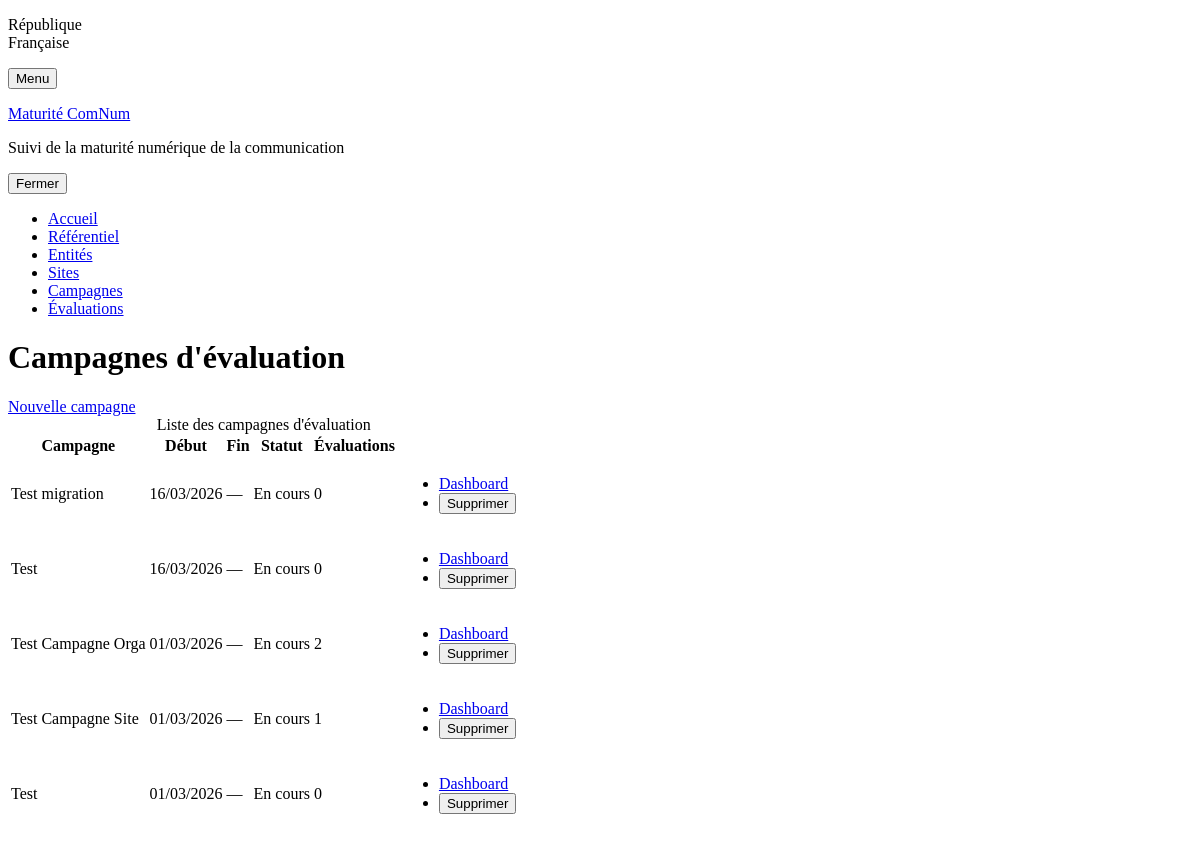
Page /campagnes on the earlier database version.
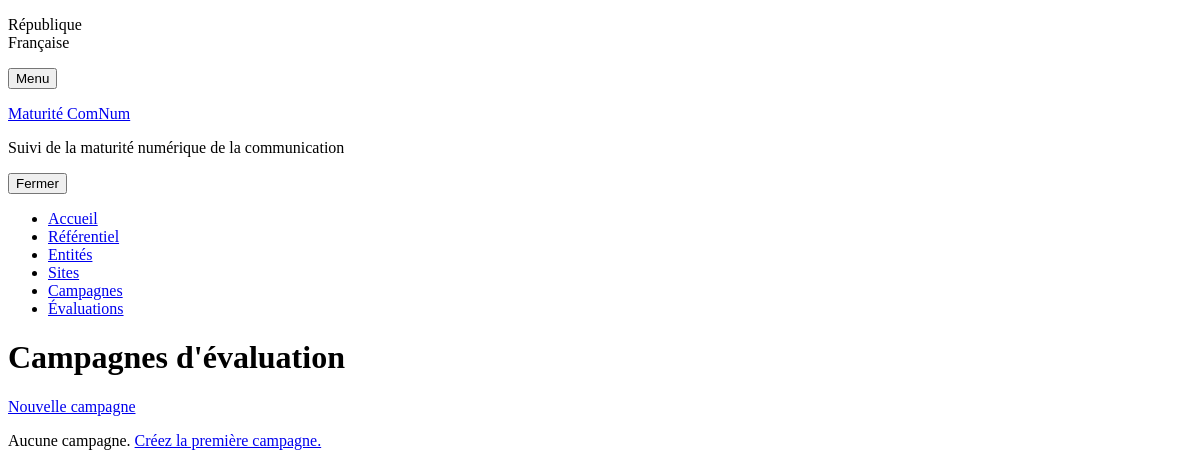
Same page on the later database version.
### webapp/models.py (models this page shows, shortened)
class Campagne(db.Model):
    __tablename__ = "campagne"
    id = db.Column(db.Integer, primary_key=True)
    label = db.Column(db.String(100), nullable=False)
    date_debut = db.Column(db.Date, nullable=False)
    date_fin = db.Column(db.Date)
    statut = db.Column(db.String(20), default="en_cours")  # en_cours, terminee
    evaluations = db.relationship("Evaluation", back_populates="campagne",
                                  cascade="all, delete-orphan")

### webapp/app.py (the view)
@app.route("/campagnes")
def campagnes_list():
    campagnes = Campagne.query.order_by(Campagne.date_debut.desc()).all()
    return render_template("campagnes.html", campagnes=campagnes)

### webapp/app.py (called while the page is built)
@app.before_request
def ensure_db():
    if not getattr(app, "_db_ready", False):
        db.create_all()
        migrate_db()
        from seed import seed_referentiel, seed_demo_entites, seed_mini_referentiels, seed_demo_sites
        seed_referentiel()
        seed_mini_referentiels()
        seed_demo_entites()
        seed_demo_sites()
        app._db_ready = True

### webapp/templates/campagnes.html (shortened to what this page needs)
{% extends "base.html" %}
{% block content %}
<div class="fr-grid-row fr-grid-row--middle fr-grid-row--gutters fr-mb-4w">
    <div class="fr-col">
        <h1 class="fr-h3">Campagnes d'évaluation</h1>
    </div>
    <div class="fr-col-auto">
        <a href="{{ url_for('campagne_new') }}" class="fr-btn fr-btn--icon-left fr-icon-add-line">Nouvelle campagne</a>
    </div>
</div>
{% if campagnes %}
<div class="fr-table">
    <div class="fr-table__wrapper">
        <div class="fr-table__container">
            <div class="fr-table__content">
                <table>
                    <caption class="fr-sr-only">Liste des campagnes d'évaluation</caption>
                    <thead>
                        <tr>
                            <th scope="col">Campagne</th>
                            <th scope="col">Début</th>
                            <th scope="col">Fin</th>
                            <th scope="col">Statut</th>
                            <th scope="col">Évaluations</th>
                            <th scope="col"></th>
                        </tr>
                    </thead>
                    <tbody>
                        {% for c in campagnes %}
                        <tr>
                            <td class="fr-text--bold">{{ c.label }}</td>
                            <td>{{ c.date_debut.strftime('%d/%m/%Y') }}</td>
                            <td>{{ c.date_fin.strftime('%d/%m/%Y') if c.date_fin else '—' }}</td>
                            <td>
                                {% if c.statut == 'en_cours' %}
                                <p class="fr-badge fr-badge--warning fr-badge--sm fr-badge--no-icon">En cours</p>
                                {% else %}
                                <p class="fr-badge fr-badge--success fr-badge--sm fr-badge--no-icon">Terminée</p>
                                {% endif %}
                            </td>
                            <td>{{ c.evaluations | length }}</td>
                            <td>
                                <ul class="fr-btns-group fr-btns-group--inline">
                                    <li>
                                        <a href="{{ url_for('campagne_dashboard', campagne_id=c.id) }}" class="fr-btn fr-btn--sm fr-btn--secondary fr-btn--icon-left fr-icon-line-chart-line">Dashboard</a>
                                    </li>
                                    <li>
                                        <button class="fr-btn fr-btn--sm fr-btn--tertiary fr-btn--icon-left fr-icon-delete-line"
                                                aria-controls="modal-delete-campagne-{{ c.id }}" data-fr-opened="false">
                                            Supprimer
                                        </button>
                                    </li>
                                </ul>
                            </td>
                        </tr>
                        {% endfor %}
                    </tbody>
                </table>
            </div>
        </div>
    </div>
</div>
{% else %}
<div class="fr-callout">
    <p class="fr-callout__text">Aucune campagne. <a href="{{ url_for('campagne_new') }}">Créez la première campagne.</a></p>
</div>
{% endif %}
{% endblock %}

Differences in the rows shown:
removed Campagne: label "Test migration", date_debut "16/03/2026", date_fin "—", statut "En cours", evaluations|length "0"
removed Campagne: label "Test", date_debut "16/03/2026", date_fin "—", statut "En cours", evaluations|length "0"
removed Campagne: label "Test Campagne Orga", date_debut "01/03/2026", date_fin "—", statut "En cours", evaluations|length "2"
removed Campagne: label "Test Campagne Site", date_debut "01/03/2026", date_fin "—", statut "En cours", evaluations|length "1"
removed Campagne: label "Test", date_debut "01/03/2026", date_fin "—", statut "En cours", evaluations|length "0"
Other differences:
text no longer shown: "Liste des campagnes d'évaluation Campagne Début Fin Statut Évaluations"
text now shown: "Aucune campagne. Créez la première campagne."
